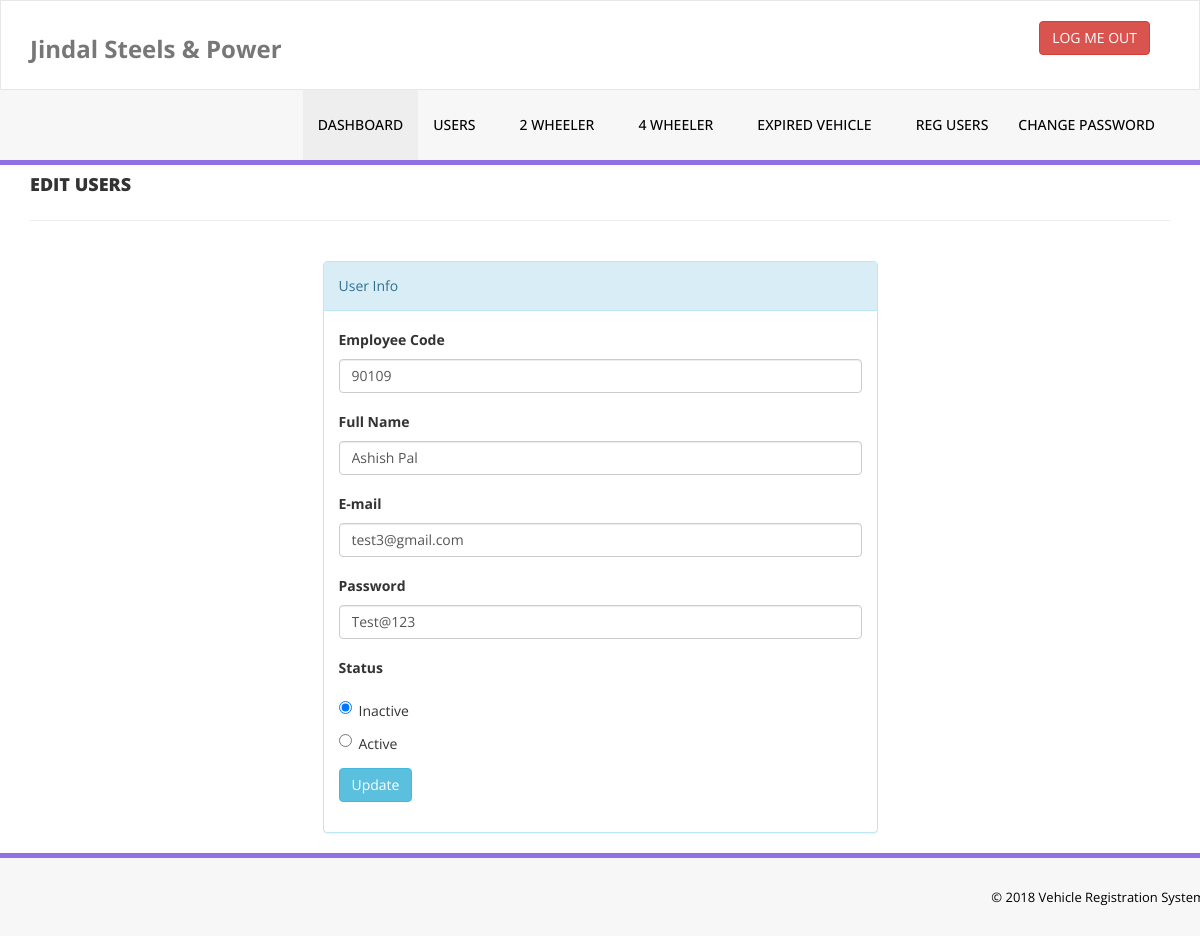
Screenshot of /admin/edit-users.php?usid=6 (signed in) with the database file from the repository.
### tables this page shows
CREATE TABLE `tblusers` (
  `id` int(11) NOT NULL,
  `EmpCd` varchar(100) NOT NULL,
  `FullName` varchar(100) DEFAULT NULL,
  `EmailId` varchar(100) NOT NULL,
  `Password` varchar(100) NOT NULL,
  `Status` int(1) DEFAULT NULL,
  `RegDate` timestamp NOT NULL DEFAULT CURRENT_TIMESTAMP,
  `UpdationDate` timestamp NOT NULL DEFAULT CURRENT_TIMESTAMP ON UPDATE CURRENT_TIMESTAMP
);

### admin/edit-users.php (the view, shortened to what this page needs)
<?php
include('includes/config.php');
if(!$_SESSION['alogin'])
    {?>
<script>
    if (confirm("Unauthorized access !")==true)
	{
		window.location.href='../index.php';
	}else{
		window.location.href='../index.php';
	}
</script>
<?php
}
else{
?>
<!DOCTYPE html>
<html xmlns="http://www.w3.org/1999/xhtml">
<head>
    <link href="assets/css/bootstrap.css" rel="stylesheet" />
    <link href="assets/css/font-awesome.css" rel="stylesheet" />
    <link href="assets/css/style.css" rel="stylesheet" />
</head>
<body>
<?php include('includes/header.php');?>
    <div class="content-wra
    <div class="content-wrapper">
         <div class="container">
        <div class="row pad-botm">
            <div class="col-md-12">
                <h4 class="header-line">Edit Users</h4>
                            </div>
</div>
<div class="row">
<div class="col-md-6 col-sm-6 col-xs-12 col-md-offset-3"">
<div class="panel panel-info">
<div class="panel-heading">
User Info
</div>
<div class="panel-body">
<form role="form" method="post">
<?php
$usid=intval($_GET['usid']);
$sql="SELECT * from tblusers where id=:usid";
$query=$dbh->prepare($sql);
$query-> bindParam(':usid',$usid, PDO::PARAM_STR);
$query->execute();
$results=$query->fetchAll(PDO::FETCH_OBJ);
if($query->rowCount() > 0)
{
foreach($results as $result)
{
  ?>
<div class="form-group">
<label>Employee Code</label>
<input class="form-control" type="text" name="emcd" value="<?php echo htmlentities($result->EmpCd);?>" required />
</div>
<div class="form-group">
<label>Full Name</label>
<input class="form-control" type="text" name="fname" value="<?php echo htmlentities($result->FullName);?>" required />
</div>
<div class="form-group">
<label>E-mail</label>
<input class="form-control" type="email" name="eemail" value="<?php echo htmlentities($result->EmailId);?>" required />
</div>
<div class="form-group">
<label>Password</label>
<input class="form-control" type="text" name="password" value="<?php echo htmlentities($result->Password);?>" required />
</div>
<div class="form-group">
<label>Status</label>
<?php if($result->Status==1) {?>
 <div class="radio">
<label>
<input type="radio" name="status" id="status" value="1" checked="checked">Active
</label>
</div>
<div class="radio">
<label>
<input type="radio" name="status" id="status" value="0">Inactive
</label>
</div>
<?php } else { ?>
<div class="radio">
<label>
<input type="radio" name="status" id="status" value="0" checked="checked">Inactive
</label>
</div>
 <div class="radio">
<label>
<input type="radio" name="status" id="status" value="1">Active
</label>
</div
<?php } ?>
</div>
<?php }} ?>
<button type="submit" name="update" class="btn btn-info">Update </button>
                                    </form>
                            </div>
                        </div>
                            </div>
        </div>
    </div>
    </div>
  <?php include('includes/footer.php');?>
</body>
</html>
<?php } ?>

### admin/assets/css/style.css (style rules this page uses)
.header-line { font-weight:900; padding-bottom:25px; border-bottom:1px solid #eeeeee; text-transform:uppercase; }
.pad-botm { padding-bottom:30px; }

### rows the page displays
tblusers: emcd "90109", fname "Ashish Pal", eemail "test3@gmail.com", password "Test@123"
